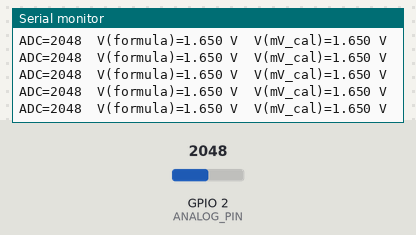
A program run on a simulated Seeed XIAO ESP32-C3. Parts: the last lines printed to the serial monitor. The test bench sets the inputs (shaded band); at power-on: GPIO 2 (ANALOG_PIN) = 2048 (analog values on the 0–4095 scale).

Above: at 1.7 s.
1.8 s: GPIO 2 (ANALOG_PIN) set to 2866
At 2.06 s:
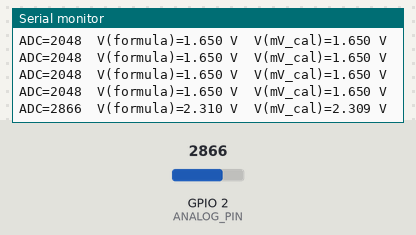
3.3 s: GPIO 2 (ANALOG_PIN) set to 3603
At 3.47 s:
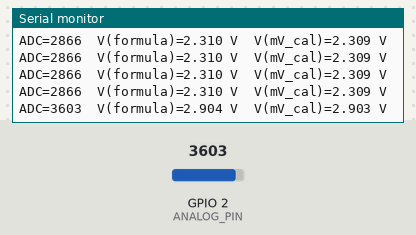
Timing chart, 0 to 6.3 s (numbered marks = the images above; inputs shaded):
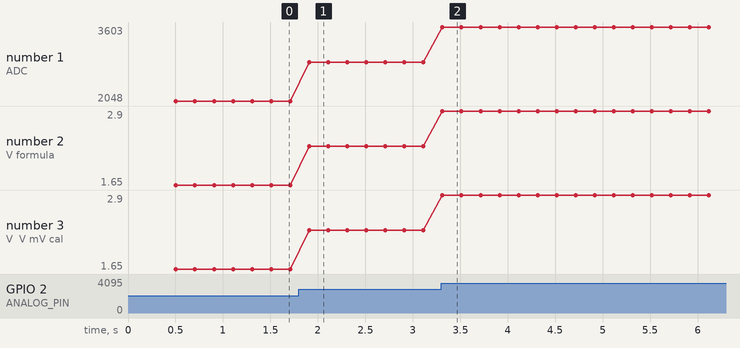

The program:

main.cpp
```cpp
#include <Arduino.h>

// 选择一个可靠的 ADC1 引脚：A0 / A1 / A2
const int ANALOG_PIN = A0;

void setup() {
  Serial.begin(115200);
  delay(500);

  Serial.println("\n=== ESP32C3 ADC Voltage Reader ===");
  Serial.println("Connect PCB OUT -> A0, PCB GND -> GND\n");

  // 确保 analogRead() 返回 0~4095（12-bit）
  analogReadResolution(12);  // 默认就是 12-bit，但写上更清晰 :contentReference[oaicite:1]{index=1}

  // 可选：设置衰减，让量程更适合接近 3.3V 的输入（不同核心/芯片行为略有差异）
  // analogSetAttenuation(ADC_11db);
}

void loop() {
  int adc = analogRead(ANALOG_PIN);  // 0~4095
  float voltage = (adc / 4095.0f) * 3.3f;  // 你要求的公式

  // 可选：更接近“校准后”的电压（mV），用于对照
  // 在很多 ESP32 Arduino Core 里可用（包含 ESP32-C3）
  int mv = analogReadMilliVolts(ANALOG_PIN);
  float voltageCal = mv / 1000.0f;

  Serial.print("ADC=");
  Serial.print(adc);
  Serial.print("  V(formula)=");
  Serial.print(voltage, 3);
  Serial.print(" V  V(mV_cal)=");
  Serial.print(voltageCal, 3);
  Serial.println(" V");

  delay(200);
}
```

Measured:
- after the input at 1.8 s, the serial monitor: prints a new line after 0.11 s (image 1)
- after the input at 3.3 s, the serial monitor: prints a new line at once (image 2)
- plotted number 1: 2048 → 2866 after the input at 1.8 s, 2866 → 3603 after the input at 3.3 s
- plotted number 2: 1.65 → 2.31 after the input at 1.8 s, 2.31 → 2.9 after the input at 3.3 s
- plotted number 3: 1.65 → 2.31 after the input at 1.8 s, 2.31 → 2.9 after the input at 3.3 s
